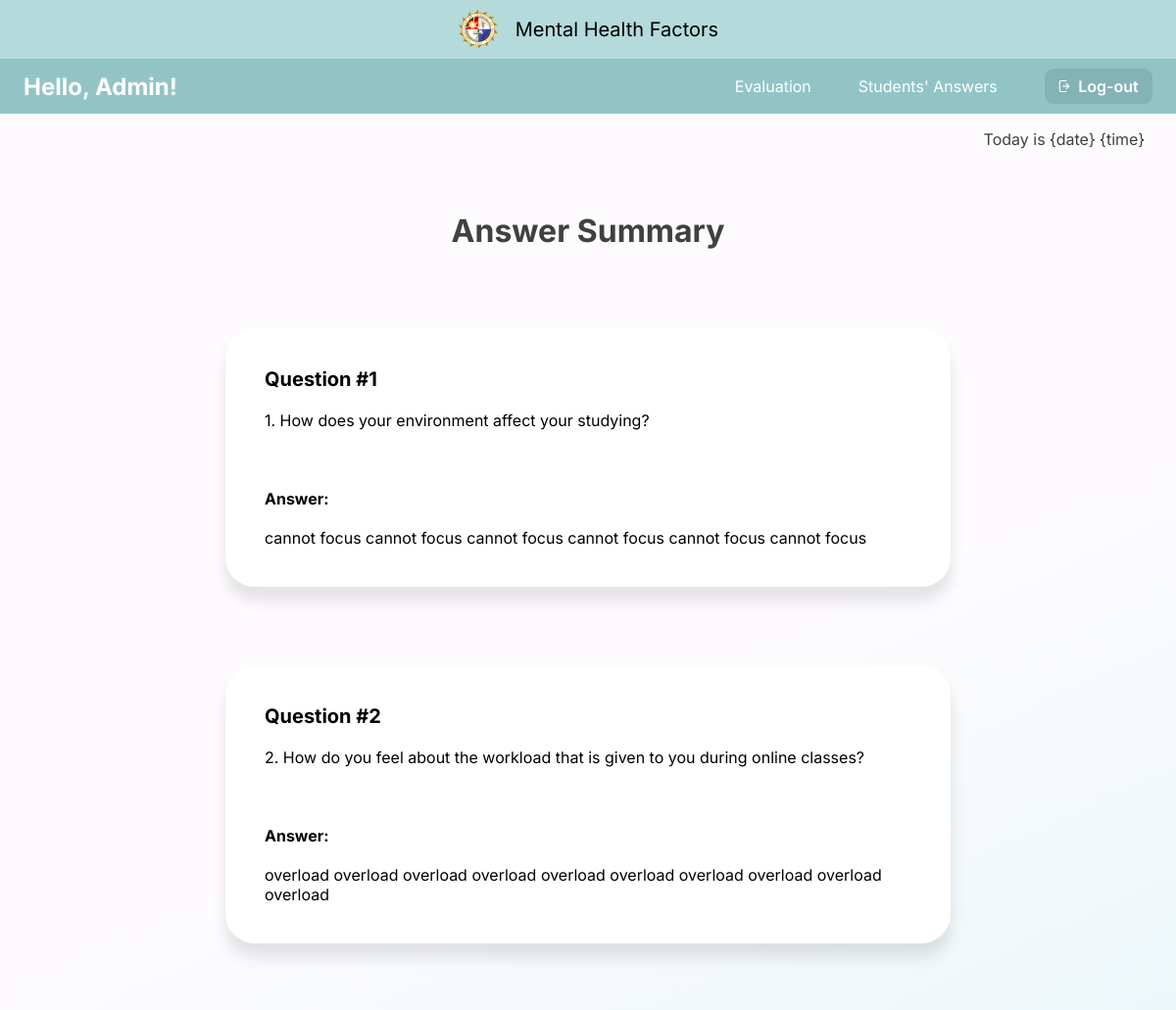
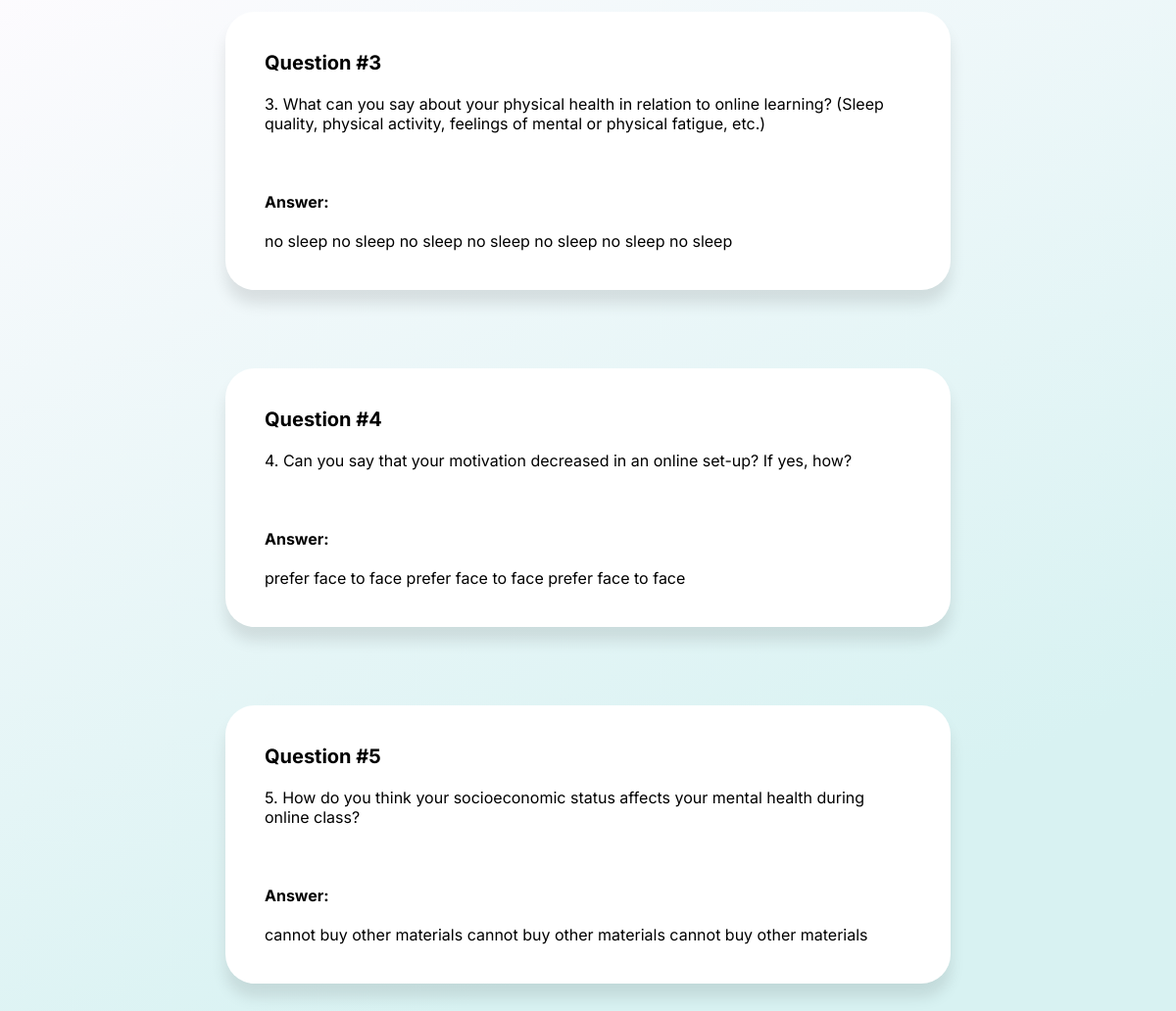
Page /student_answer/26 on the committed database (2 pictures, top to bottom).
### capswebsite/models.py (models this page shows, shortened)
class Answers(models.Model):
    email_error_message = 'Email must be: @plm.edu.ph'
    email_regex = RegexValidator(
    regex=r'^[A-Za-z0-9._%+-]+@plm.edu.ph$',
    message=email_error_message
    )
    ID_error_message = 'Faculty ID must be entered in format: 20XXXXXXX'
    ID_regex = RegexValidator(
        regex=r'^20\d{7}$',
        message=ID_error_message
    )
    Year_CHOICES = (
        ('1', '1'),
        ('2', '2'),
        ('3', '3'),
        ('4', '4'),
        ('5', '5'),
        ('6', '6'),
    )
    email = models.EmailField(verbose_name="Email",max_length=60,validators=[email_regex],blank=True)
    firstName = models.CharField(max_length=100, verbose_name='First Name', null=True,blank=True)
    lastName = models.CharField(max_length=100, verbose_name='Last Name', null=True,blank=True)
    numberID = models.CharField(max_length=100,validators=[ID_regex], verbose_name='Number ID', null=True,blank=True)
    college= models.ForeignKey(College, verbose_name='College',null=True,blank=True,on_delete=models.CASCADE)
    course= models.ForeignKey(Course, verbose_name='Course',null=True,blank=True,on_delete=models.CASCADE)
    year = models.CharField(max_length=10, choices=Year_CHOICES, verbose_name='Year', null=True,blank=True)
    block = models.CharField(max_length=10, verbose_name='Block', null=True,blank=True)
    question1 = models.CharField(max_length=1000, verbose_name="question1",null=True, blank =True)
    question2 = models.CharField(max_length=1000, verbose_name="question2",null=True, blank =True)
    question3 = models.CharField(max_length=1000, verbose_name="question3",null=True, blank =True)
    question4 = models.CharField(max_length=1000, verbose_name="question4",null=True, blank =True)
    question5 = models.CharField(max_length=1000, verbose_name="question5",null=True, blank =True)

### capswebsite/views.py (the view)
# urls.py: re_path(r'^student_answer/(?P<pk>[a-zA-Z0-9]+$)', views.student_answer, name='student_answer'),
def student_answer(request, pk):
    answers = Answers.objects.filter(id=pk)
    context = {'answers':answers}
    return render(request, 'admin/student_answer.html',context)

### capswebsite/templates/admin/student_answer.html (shortened to what this page needs)
{% load static %}
{% include 'admin/admin_navbar.html' %}
{% block content %}
<p class="date-time">Today is {date} {time}</p>
<div class="title">Answer Summary</div>
        {% for ans in answers %}
        <div class="qna">
            <span>Question #1</span>
            <br><br>
            1. How does your environment affect your studying?
            <br><br><br><br>
            <label for="answer"><b>Answer:</b></label>
            <br><br>
            {{ans.question1}}
        </div>
        <div class="qna">
            <span>Question #2</span>
            <br><br>
            2. How do you feel about the workload that is given to you during online classes?
            <br><br><br><br>
            <label for="answer"><b>Answer:</b></label>
            <br><br>
            {{ans.question2}}
        </div>
        <div class="qna">
            <span>Question #3</span>
            <br><br>
            3. What can you say about your physical health in relation to online learning? (Sleep quality, physical activity, feelings of mental or physical fatigue, etc.)
            <br><br><br><br>
            <label for="answer"><b>Answer:</b></label>
            <br><br>
            {{ans.question3}}
        </div>
        <div class="qna">
            <span>Question #4</span>
            <br><br>
            4. Can you say that your motivation decreased in an online set-up? If yes, how?
            <br><br><br><br>
            <label for="answer"><b>Answer:</b></label>
            <br><br>
            {{ans.question4}}
        </div>
        <div class="qna">
            <span>Question #5</span>
            <br><br>
            5. How do you think your socioeconomic status affects your mental health during online class?
            <br><br><br><br>
            <label for="answer"><b>Answer:</b></label>
            <br><br>
            {{ans.question5}}
        </div>
{%endfor%}
{% endblock %}

### capswebsite/static/css/admin_navbar.css (style rules this page uses)
body { margin:0px; width: 100%; height: 100%; }

### capswebsite/templates/admin/student_answer.html (style rules this page uses)
body { margin: 0px; min-height: 100vh; background: linear-gradient(155.57deg, #FDFBFE 36.97%, #D8F2F2 83.32%); background-repeat: no-repeat; }
.date-time { font-family: 'Inter'; font-style: normal; font-weight: 400; font-size: 1em; color: #404040; text-align: right; margin-right: 2em; }
.title { font-family: 'Inter'; font-style: normal; font-weight: 700; font-size: 2em; text-align: center; margin-top: 2em; color: #404040; }
.qna { display: block; min-width: 100px; max-width: 55%; height: auto; padding: 40px; margin: 80px auto; background: #FFFFFF; box-shadow: 0px 14px 15px rgba(0, 0, 0, 0.1); border-radius: 30px; font-family: 'Inter'; font-style: normal; font-weight: 400; font-size: 16px; }
.qna span { font-family:'Inter'; font-size: 20px; font-weight: 700; }

### rows in the picture
Answers: question1 "cannot focus cannot focus cannot focus cannot focus cannot focus cannot focus", question2 "overload overload overload overload overload overload overload overload overload overload", question3 "no sleep no sleep no sleep no sleep no sleep no sleep no sleep", question4 "prefer face to face prefer face to face prefer face to face", question5 "cannot buy other materials cannot buy other materials cannot buy other materials"
